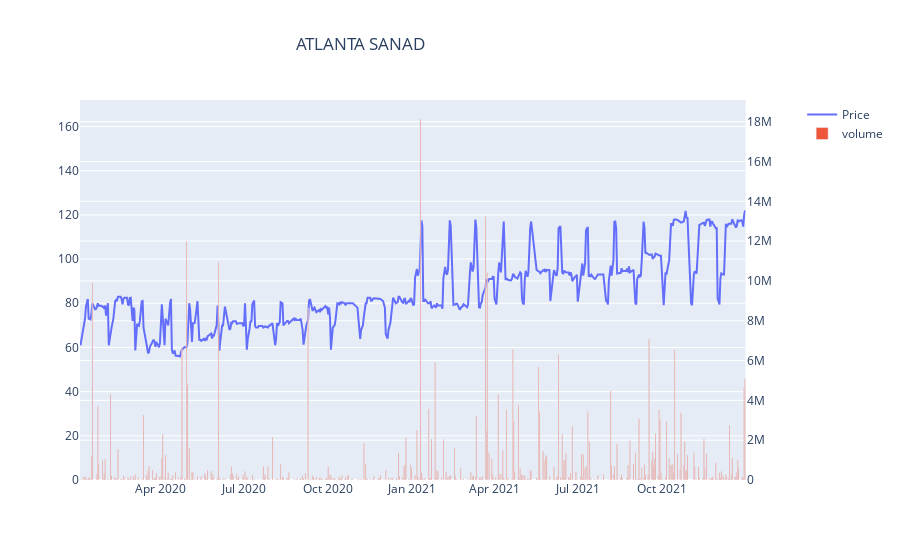

Source (notebook cell):
### Markdown cell above
### Application of the function for ATLANTA SANAD

### Code cell
ATL = Stock('ATL ASS')
visualization(ATL, 'ATLANTA SANAD ')

### Figure 1 — Plotly figure (JSON) as saved in the notebook; plotly's stock layout.template omitted (floating-point values rounded to 4 significant figures; data arrays with more than 128 entries replaced by an {"elided": "..."} marker saying what was removed)
{"data": [{"mode": "lines", "name": "Price", "type": "scatter", "x": {"elided": "499 str values"}, "xaxis": "x", "y": {"elided": "499 float values"}, "yaxis": "y"}, {"name": "volume", "type": "bar", "x": {"elided": "499 str values"}, "xaxis": "x", "y": {"elided": "499 float values"}, "yaxis": "y2"}], "layout": {"title": {"text": "ATLANTA SANAD ", "x": 0.4}, "xaxis": {"anchor": "y", "domain": [0, 0.94]}, "yaxis": {"anchor": "x", "domain": [0, 1], "range": [0, 172], "visible": true}, "yaxis2": {"anchor": "x", "overlaying": "y", "side": "right"}}}
